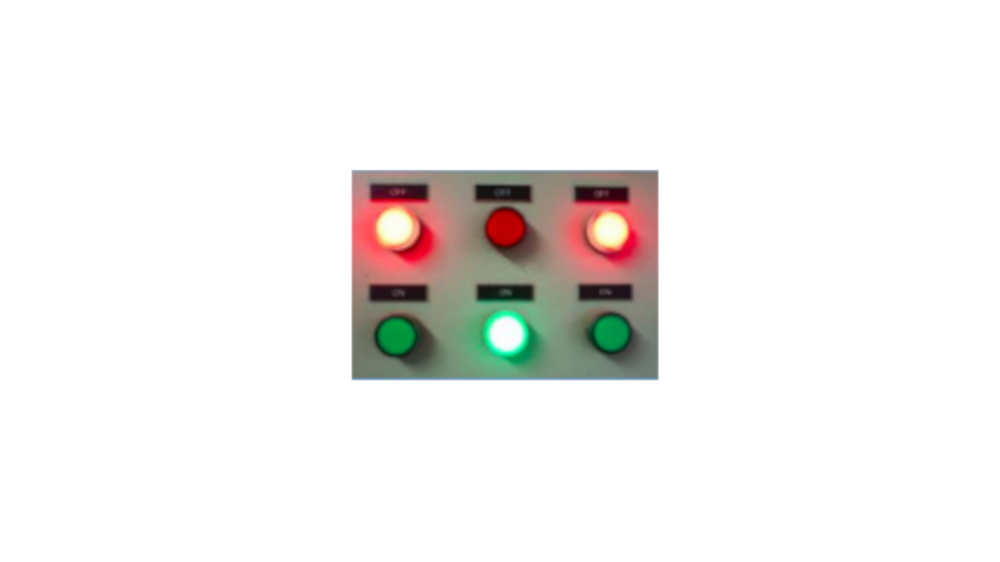
#> input picture PBL1/Teste_Circulos/painel.png, 1000 x 562 px, shrunk from 1366 x 768 before the run
$ python code.py ../Teste_Circulos/painel.png   (Python 2 division)
#> lines starting #> are read from the running program, lines starting #| are printed output that depends on the picture; after the words box and inside, x2 and y2 are one past the last pixel; in counts of white or black regions, pixels touching at a corner belong together
import numpy as np
import matplotlib.pyplot as plt
import cv2
import sys


def main():
    sys.argv.append(' ')
    image_name = sys.argv[1]
    src = cv2.imread(image_name,cv2.IMREAD_COLOR)
#> src is the input picture: shape (562, 1000, 3); mean B, G, R 238, 239.6, 241.6
    var = [1,2,3,4]
    print type(var)

    if src is None:
        print "Erro ao abrir imagem"
        return

    cv2.namedWindow('Imagem Original',cv2.WINDOW_NORMAL)
    cv2.imshow('Imagem Original',src)


    imgGray = cv2.cvtColor(src,cv2.COLOR_BGR2GRAY)
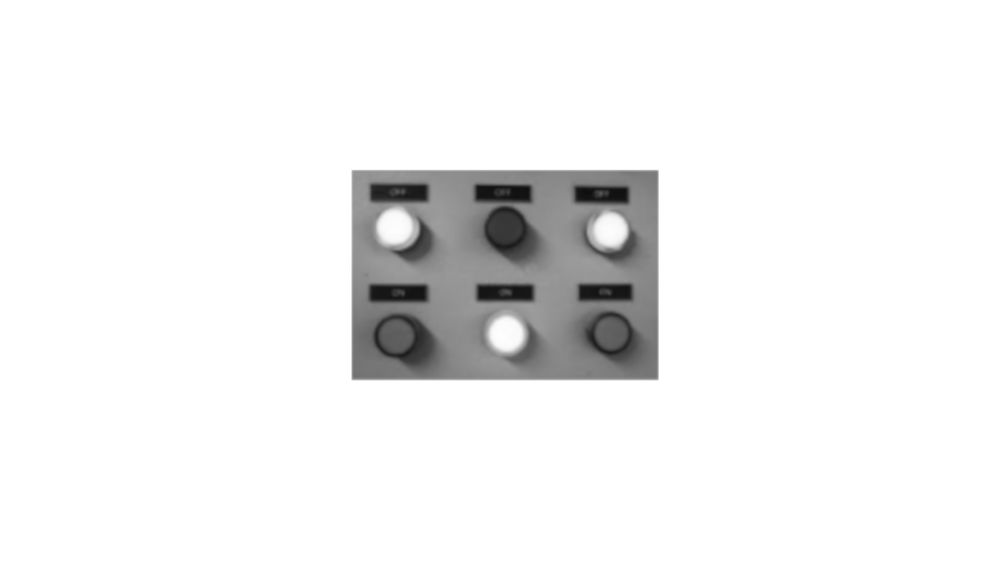
#> imgGray: shape (562, 1000); min 14, max 255, mean 240

    cv2.namedWindow('Imagem Grayscale',cv2.WINDOW_NORMAL)
    cv2.imshow('Imagem Grayscale',imgGray)
    print imgGray.shape
#| (562, 1000)
    raio_min = int(imgGray.shape[0]*0.015)
#> raio_min = 8
    raio_max = int(imgGray.shape[0]*0.07)
#> raio_max = 39

    #min_threshold = 30
    min_Dist = int((imgGray.shape[0] / 8))
#> min_Dist = 70

    imgGray = cv2.medianBlur(imgGray,5)

    circles = cv2.HoughCircles(imgGray,cv2.HOUGH_GRADIENT,1, min_Dist, 100, 90, raio_min, raio_max)
#> circles = 72 rows, first 8: [449.5, 280.5, 98.7], [504.5, 342.5, 153.8], [504.5, 197.5, 154.1], [505.5, 489.5, 205.8], [556.5, 271.5, 101.8], [384.5, 496.5, 326.7], [610.5, 416.5, 246.7], [619.5, 533.5, 363.9]
    #circles = np.uint16(np.around(circles))
    #print circles

    detected_img = src.copy()
    for (x, y, r) in circles[0]:
	# draw the circle in the output image, then draw a rectangle
	# corresponding to the center of the circle
	    cv2.circle(detected_img, (x, y), 20, (0, 255, 0), 4)
#> this loop made 72 passes
#> (x, y, r) on passes 1 to 12: (449.5, 280.5, 98.7), (504.5, 342.5, 153.8), (504.5, 197.5, 154.1), (505.5, 489.5, 205.8), (556.5, 271.5, 101.8), (384.5, 496.5, 326.7), (610.5, 416.5, 246.7), (619.5, 533.5, 363.9), (590.5, 53.5, 325.9), (381.5, 80.5, 298.9), (501.5, 87.5, 197), (992.5, 324.5, 641.9)
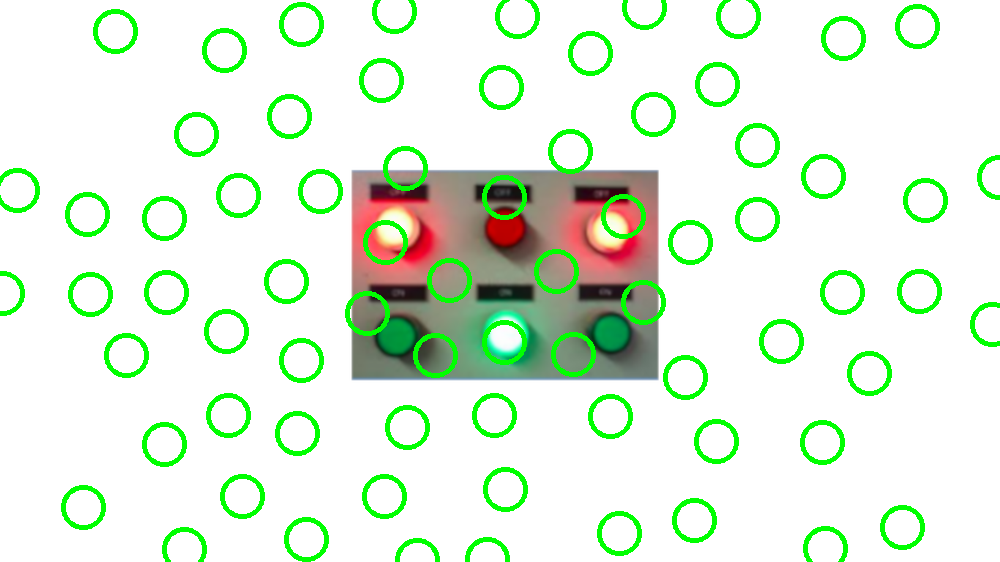
#> detected_img: shape (562, 1000, 3); 7.43% of pixels changed, all inside (x1, y1, x2, y2) = (0, 0, 1000, 562)
    #cv2.circle(detected_img,(circles[0][0],circles[0][1]),5)
    cv2.namedWindow('Circulos',cv2.WINDOW_NORMAL)
    cv2.imshow('Circulos',detected_img)

    while True:
        k = cv2.waitKey(33)
#> (key Esc is pressed here)
        if k == 27 :
            break
    cv2.destroyAllWindows()

main()
